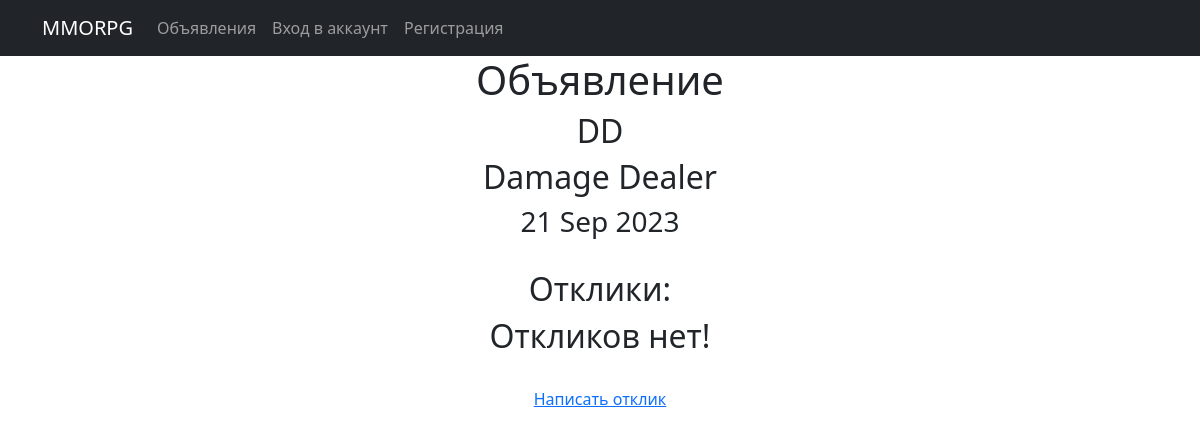
Page /6 on the committed database.
### mmo/models.py (models this page shows, shortened)
class Post(models.Model):
    post_title = models.CharField(max_length=255)
    post_text = models.TextField()
    time_create = models.DateTimeField(auto_now_add=True)
    category = models.CharField(max_length=3, choices=CATEGORY, default=tanks)
    user = models.ForeignKey(User, on_delete=models.CASCADE, null=True)

### mmo/views.py (the view)
# urls.py: path('<int:pk>', PostDetail.as_view(), name='post'),
class PostDetail(DetailView):
    model = Post
    template_name = 'post.html'
    context_object_name = 'post'
    def get_context_data(self, **kwargs):
        context = super().get_context_data(**kwargs)
        comments = Reply.objects.filter(accepted=True, post_id=self.kwargs['pk'])
        context['comments'] = comments
        return context

### templates/post.html (shortened to what this page needs)
{% extends 'flatpages/default.html' %}
{% block content %}
    <h1>Объявление</h1>
    <h2>{{ post.post_title }}</h2>
    <h2>{{ post.post_text }}</h2>
    <h3>{{ post.time_create|date:'d M Y' }}</h3>
    <br>
    <h2>Отклики:</h2>
    {% if comments %}
       <table class="table table-bordered">
           <tr>
               <td>Текст</td>
               <td>Дата создания</td>
               <td>Автор</td>
           </tr>
           {% for r in comments %}
           <tr>
               <td>{{ r.reply_text }}</a></td>
               <td>{{ r.time_create|date:'d M Y' }}</td>
               <td>{{ r.user }}</td>
           </tr>
           {% endfor %}
       </table>
    {% else %}
       <h2>Откликов нет!</h2>
     {% endif %}
    <br>
    <a href="{% url 'reply_create' %}">Написать отклик</a>
{% endblock content %}

### rows in the picture
Post: post_title "DD", post_text "Damage Dealer", time_create "21 Sep 2023"
